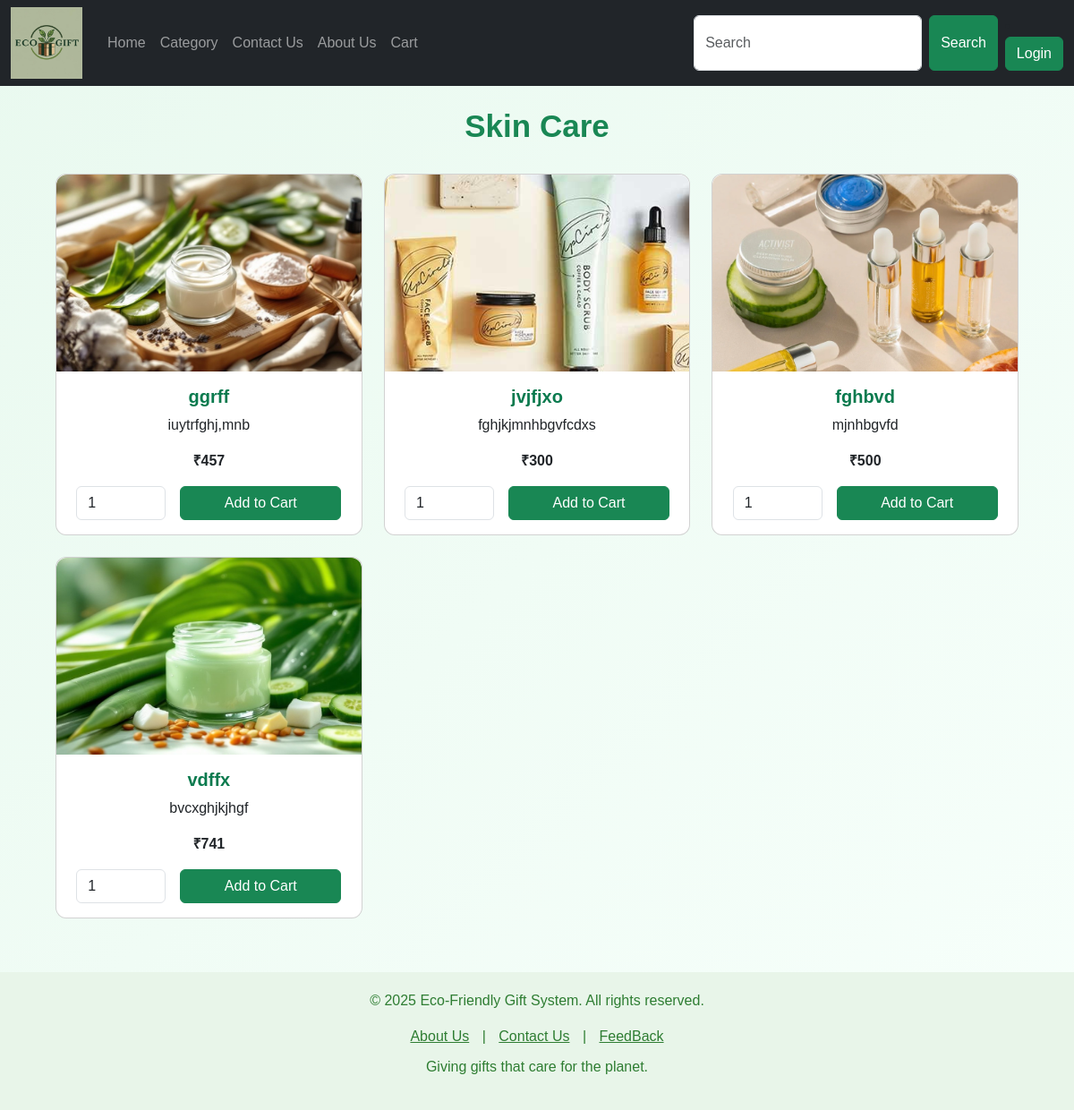
The page /USER_PANEL/products.php?cat_id=5 on the database its author committed.
### tables this page shows
CREATE TABLE `category` (
  `c_id` int(11) NOT NULL,
  `c_name` varchar(30) NOT NULL,
  `c_desc` varchar(300) NOT NULL,
  `c_img` varchar(300) NOT NULL
);

CREATE TABLE `product` (
  `p_id` int(11) NOT NULL,
  `c_id` int(11) NOT NULL,
  `p_name` varchar(30) NOT NULL,
  `p_image_url` varchar(250) NOT NULL,
  `p_price` int(11) NOT NULL,
  `p_desc` text NOT NULL
);

### USER_PANEL/products.php (the view, shortened to what this page needs)
<?php
include 'header.php';
include 'connection.php';
$cat_id = isset($_GET['cat_id']) ? intval($_GET['cat_id']) : 0;
$category_name = "Products";
if ($cat_id > 0) {
    $cat_stmt = $con->prepare("SELECT c_name FROM category WHERE c_id = ?");
    $cat_stmt->bind_param('i', $cat_id);
    $cat_stmt->execute();
    $cat_result = $cat_stmt->get_result();
    if ($cat_row = $cat_result->fetch_assoc()) {
        $category_name = $cat_row['c_name'];
    }
}
if ($cat_id <= 0) {
  $stmt = $con->prepare("SELECT product.* , category.c_name FROM product LEFT JOIN category ON product.c_id = category.c_id ORDER BY product.p_id DESC");
  $stmt->execute();
  $prod_result = $stmt->get_result();
} else {
  $stmt = $con->prepare("SELECT product.* , category.c_name FROM product LEFT JOIN category ON product.c_id = category.c_id WHERE product.c_id = ? ORDER BY product.p_id DESC");
  $stmt->bind_param('i', $cat_id);
  $stmt->execute();
  $prod_result = $stmt->get_result();
}
?>
<!DOCTYPE html>
<html lang="en">
<head>
  <link href="https://cdn.jsdelivr.net/npm/bootstrap@5.3.2/dist/css/bootstrap.min.css" rel="stylesheet">
</head>
<body>
<div class="container section">
  <div class="row mb-4">
    <div class="col-12 text-center">
      <h3 class="text-success" style="font-weight:700; font-size:35px;"><?= htmlspecialchars($category_name); ?></h3>
    </div>
  </div>
  <div class="row g-4">
    <?php if ($prod_result && $prod_result->num_rows > 0): ?>
      <?php while ($p = $prod_result->fetch_assoc()): ?>
        <div class="col-lg-4 col-md-6 col-sm-12">
          <div class="card h-100">
            <img src="<?= '../admin_panel/' . htmlspecialchars($p['p_image_url']); ?>"
                 class="card-img-top"
                 alt="<?= htmlspecialchars($p['p_name']); ?>">
            <div class="card-body">
              <h5 class="card-title"><?= htmlspecialchars($p['p_name']); ?></h5>
              <p class="card-text"><?= htmlspecialchars($p['p_desc']); ?></p>
              <p class="fw-bold">₹<?= htmlspecialchars($p['p_price']); ?></p>
              <form method="post" action="cart_action.php"
                    class="d-flex justify-content-center align-items-center mt-3">
                <input type="number" name="qty" value="1" min="1"
                       class="form-control me-3" style="width:100px;">
                <button type="submit" class="btn btn-success" style="width:180px;">
                  Add to Cart
                </button>
              </form>
            </div>
          </div>
        </div>
      <?php endwhile; ?>
    <?php else: ?>
      <div class="col-12 text-center">
        <h4 class="text-secondary">No products found for this category.</h4>
      </div>
    <?php endif; ?>
  </div>
</div>
</body>
</html>
<?php include 'footer.php'; ?>

### USER_PANEL/products.php (style rules this page uses)
body { background: linear-gradient(135deg,#e9f9ef,#f7fffb); font-family: 'Poppins',sans-serif; }
.section { margin: 120px auto 60px; max-width: 1100px; }
.card { border-radius: 12px; }
.card-img-top { height: 220px; object-fit: cover; border-top-left-radius:12px; border-top-right-radius:12px; }
.card-body { text-align:center; }
.card-title { color:#0a7a4e; font-weight:700; }

### rows shown on the page
category: c_name "Skin Care"
product: p_image_url (picture), p_name "ggrff", p_desc "iuytrfghj,mnb", p_price "457"
product: p_image_url (picture), p_name "jvjfjxo", p_desc "fghjkjmnhbgvfcdxs", p_price "300"
product: p_image_url (picture), p_name "fghbvd", p_desc "mjnhbgvfd", p_price "500"
product: p_image_url (picture), p_name "vdffx", p_desc "bvcxghjkjhgf", p_price "741"
